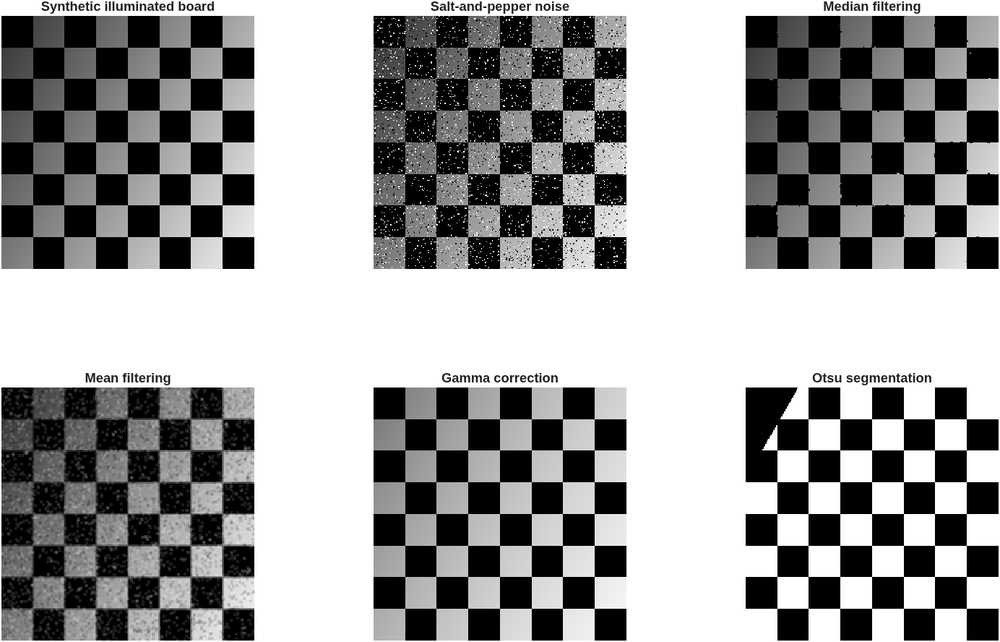
%> input picture assets/image-processing.png, 1000 x 642 px, shrunk from 1384 x 888 before the run
$ octave --eval "JorgePereira_TP2_F('../../assets/image-processing.png');"   (GNU Octave 9; MATLAB toolbox functions it lacks are replaced by stand-ins)
%> lines starting %> are read from the running program, lines starting %| are printed output that depends on the picture; in (x1, y1, x2, y2) boxes, pixels count from 0 and x2, y2 are one past the last pixel; in counts of white or black regions, pixels touching at a corner belong together; the program's own positions count from 1
%Exercicio F, criado por: Jorge Barbosa Pereira

%Alguns Exemplos Satisfatórios:
%JorgePereira_TP2_F('Robot_RGB.tif')
%JorgePereira_TP2_F('Kandinsky.jpg')

function [] = JorgePereira_TP2_F(IM_path)
%> called with IM_path = '../../assets/image-processing.png'

IM_TYPE = imfinfo(IM_path).ColorType;
if strcmp(IM_TYPE, 'grayscale')
    IM_O = imread(IM_path);
elseif strcmp(IM_TYPE, 'truecolor')
    IM_O = rgb2gray(imread(IM_path));
%> IM_O: size 642x1000 uint8; min 0, max 255, mean 153.7
else
    error('O Input "IM_path" deve levar a uma Imagem no modelo RGB ou a uma Imagem na Escala de Cinzentos')
end

%Realiza a Segmentação da Imagem pelo metodo de OTSU
T_OTSU_d = graythresh(IM_O);
%> T_OTSU_d = 0.502
IM_BIN_OTSU = imbinarize(IM_O, T_OTSU_d);
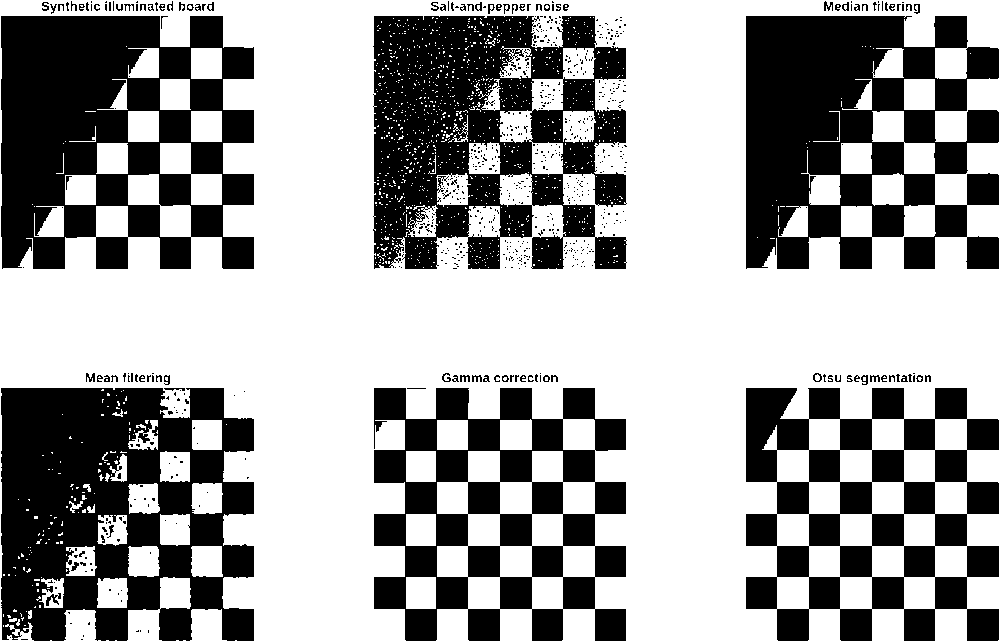
%> IM_BIN_OTSU: size 642x1000 logical; 62.2% white; 715 black regions (634 under 20 px), largest, box (x1, y1, x2, y2) and area: (1, 388, 254, 641) 44387, (1, 16, 254, 269) 43552, (746, 16, 999, 269) 43402
T_OTSU = uint8(T_OTSU_d * 255);
%> T_OTSU = 128

%Realiza a Segmentação da Imagem pelo Thresholding Mediano
T_MED = median(IM_O(:));
%> T_MED = 189
T_MED_d = double(T_MED)/255;
%> T_MED_d = 0.741
IM_BIN_MED = imbinarize(IM_O, T_MED_d);
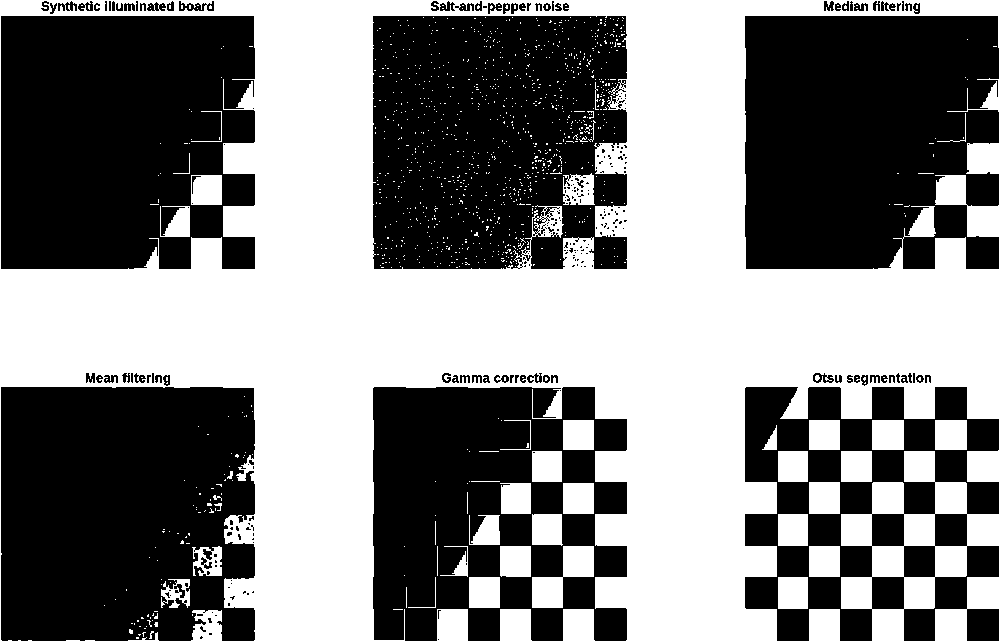
%> IM_BIN_MED: size 642x1000 logical; 50% white; 1140 white regions (1095 under 20 px), largest, box (x1, y1, x2, y2) and area: (0, 0, 1000, 642) 296502, (532, 546, 594, 608) 1922, (809, 482, 840, 514) 992
%> `JorgePereira_TP2_F('../../assets/image-processing.png');`:
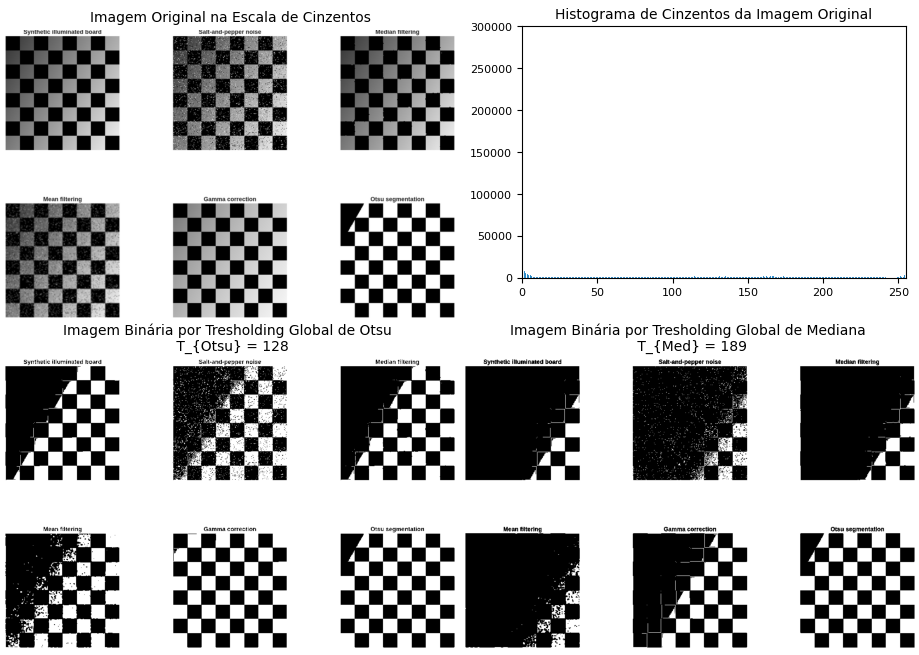
%> figure redrawn from the program's plot data, 4 panels


%Plot das imagens
subplot(2,2,1),imshow(IM_O), title('Imagem Original na Escala de Cinzentos')
subplot(2,2,2),imhist(IM_O), title('Histograma de Cinzentos da Imagem Original')
subplot(2,2,3),imshow(IM_BIN_OTSU), title(sprintf('Imagem Binária por Tresholding Global de Otsu \n T_{Otsu} = %d',T_OTSU))
subplot(2,2,4),imshow(IM_BIN_MED), title(sprintf('Imagem Binária por Tresholding Global de Mediana \n T_{Med} = %d',T_MED))
end

$ run again, on assets/signal-processing.png
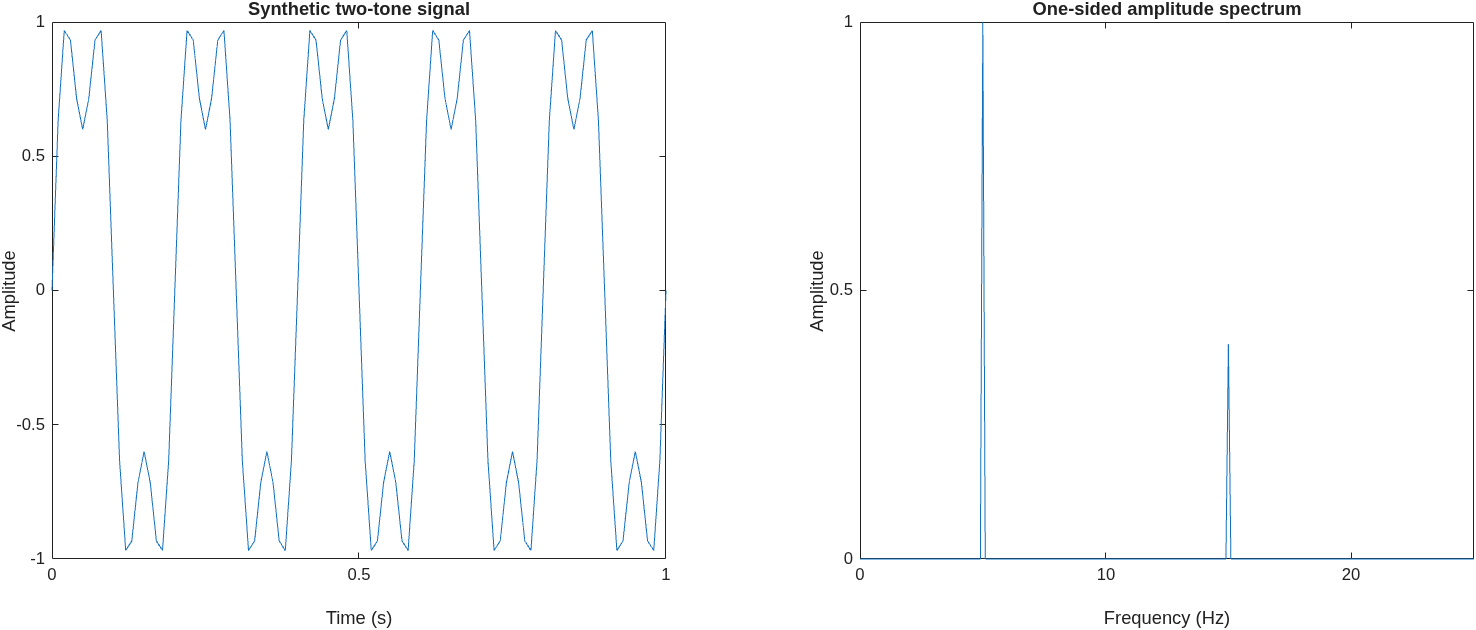
%> input picture assets/signal-processing.png, 1476 x 630 px
%> T_OTSU_d = 0.655
%> in JorgePereira_TP2_F, `IM_BIN_OTSU = imbinarize(IM_O, T_OTSU_d);`:
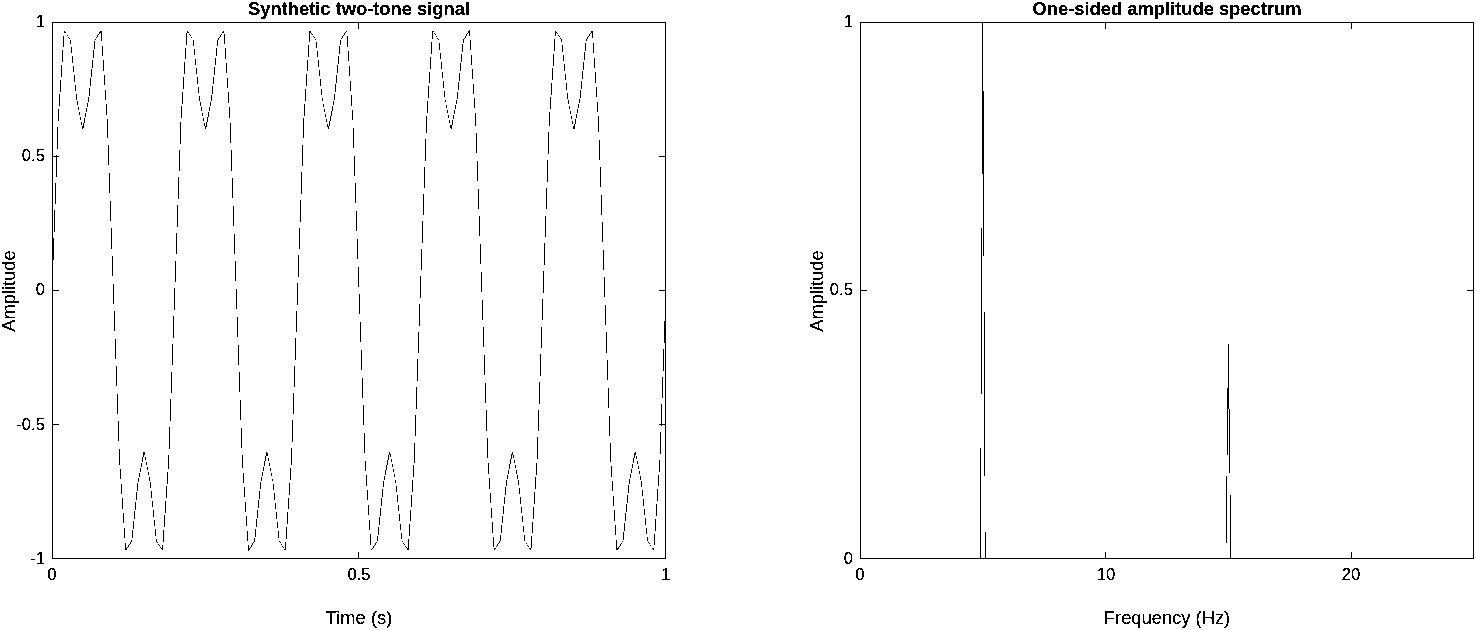
%> IM_BIN_OTSU: size 630x1476 logical; 98.2% white; black in thin lines or dots
%> T_OTSU = 167
%> T_MED = 255
%> T_MED_d = 1
%> IM_BIN_MED: size 630x1476 logical; every value is 0
%> `JorgePereira_TP2_F('../../assets/image-processing.png');`:
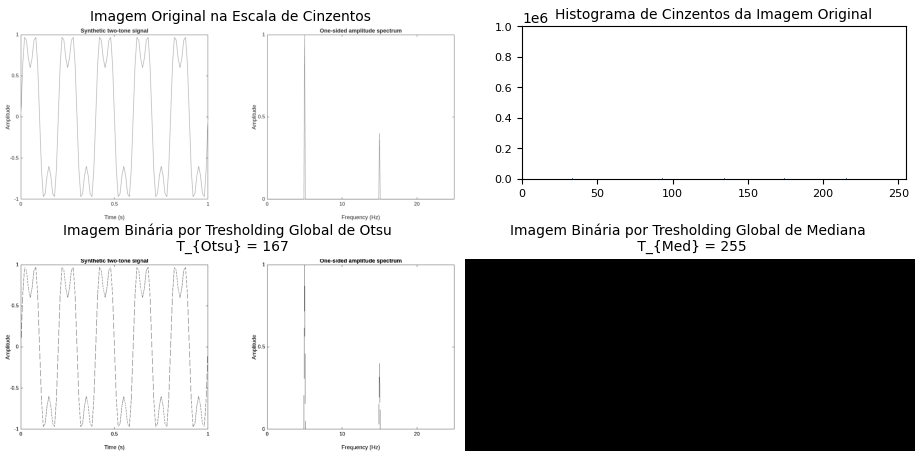
%> figure redrawn from the program's plot data, 4 panels
